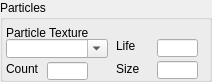
    <widget class="QGroupBox" name="IDC_STATIC_24">
      <property name="geometry">
        <rect>
          <x>246</x>
          <y>676</y>
          <width>212</width>
          <height>82</height>
        </rect>
      </property>
      <property name="title">
        <string>Particles</string>
      </property>
      <property name="visible">
        <bool>true</bool>
      </property>
      <property name="enabled">
        <bool>true</bool>
      </property>
      <property name="flat">
        <bool>false</bool>
      </property>
      <widget class="QLabel" name="IDC_STATIC_25">
        <property name="geometry">
          <rect>
            <x>6</x>
            <y>26</y>
            <width>89</width>
            <height>11</height>
          </rect>
        </property>
        <property name="text">
          <string>Particle Texture</string>
        </property>
        <property name="visible">
          <bool>true</bool>
        </property>
        <property name="enabled">
          <bool>true</bool>
        </property>
        <property name="alignment">
          <set>Qt::AlignLeft</set>
        </property>
      </widget>
      <widget class="QComboBox" name="IDC_PARTICLE_PULLDOWN">
        <property name="maxVisibleItems">
          <number>8</number>
        </property>
        <property name="geometry">
          <rect>
            <x>6</x>
            <y>39</y>
            <width>102</width>
            <height>19</height>
          </rect>
        </property>
        <property name="visible">
          <bool>true</bool>
        </property>
        <property name="enabled">
          <bool>true</bool>
        </property>
        <property name="editable">
          <bool>true</bool>
        </property>
      </widget>
      <widget class="QLabel" name="IDC_STATIC_26">
        <property name="geometry">
          <rect>
            <x>116</x>
            <y>39</y>
            <width>44</width>
            <height>13</height>
          </rect>
        </property>
        <property name="text">
          <string>Life</string>
        </property>
        <property name="visible">
          <bool>true</bool>
        </property>
        <property name="enabled">
          <bool>true</bool>
        </property>
        <property name="alignment">
          <set>Qt::AlignLeft</set>
        </property>
      </widget>
      <widget class="QLineEdit" name="IDC_PARTICLE_LIFE_EDIT">
        <property name="geometry">
          <rect>
            <x>157</x>
            <y>39</y>
            <width>41</width>
            <height>18</height>
          </rect>
        </property>
        <property name="visible">
          <bool>true</bool>
        </property>
        <property name="enabled">
          <bool>true</bool>
        </property>
      </widget>
      <widget class="QLineEdit" name="IDC_PARTICLE_SIZE_EDIT">
        <property name="geometry">
          <rect>
            <x>157</x>
            <y>61</y>
            <width>41</width>
            <height>18</height>
          </rect>
        </property>
        <property name="visible">
          <bool>true</bool>
        </property>
        <property name="enabled">
          <bool>true</bool>
        </property>
      </widget>
      <widget class="QLabel" name="IDC_STATIC_27">
        <property name="geometry">
          <rect>
            <x>6</x>
            <y>62</y>
            <width>44</width>
            <height>13</height>
          </rect>
        </property>
        <property name="text">
          <string>Count</string>
        </property>
        <property name="visible">
          <bool>true</bool>
        </property>
        <property name="enabled">
          <bool>true</bool>
        </property>
        <property name="alignment">
          <set>Qt::AlignLeft</set>
        </property>
      </widget>
      <widget class="QLineEdit" name="IDC_PARTICLE_COUNT_EDIT">
        <property name="geometry">
          <rect>
            <x>47</x>
            <y>62</y>
            <width>41</width>
            <height>18</height>
          </rect>
        </property>
        <property name="visible">
          <bool>true</bool>
        </property>
        <property name="enabled">
          <bool>true</bool>
        </property>
      </widget>
      <widget class="QLabel" name="IDC_STATIC_28">
        <property name="geometry">
          <rect>
            <x>116</x>
            <y>62</y>
            <width>44</width>
            <height>13</height>
          </rect>
        </property>
        <property name="text">
          <string>Size</string>
        </property>
        <property name="visible">
          <bool>true</bool>
        </property>
        <property name="enabled">
          <bool>true</bool>
        </property>
        <property name="alignment">
          <set>Qt::AlignLeft</set>
        </property>
      </widget>
    </widget>
